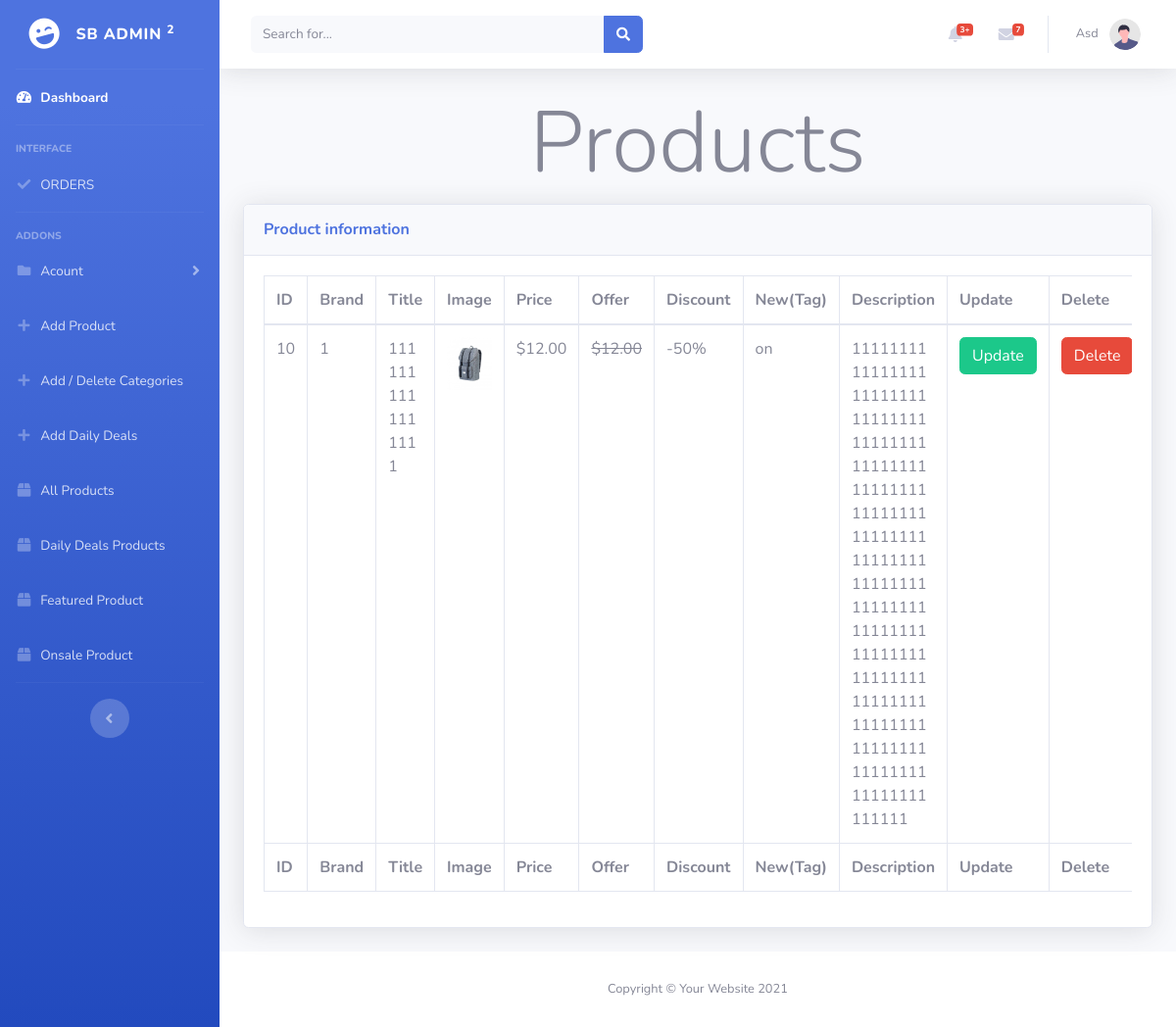
The page /dash/featured.php (signed in) on the database its author committed.
### tables this page shows
CREATE TABLE `product` (
  `id` int(11) NOT NULL,
  `c_id` int(11) NOT NULL,
  `brand` varchar(200) NOT NULL,
  `title` varchar(200) NOT NULL,
  `price` int(11) NOT NULL,
  `offerp` int(11) NOT NULL,
  `img` varchar(200) NOT NULL,
  `Dess` varchar(2000) NOT NULL,
  `discount` int(11) NOT NULL,
  `newT` varchar(200) NOT NULL,
  `featured` varchar(200) NOT NULL,
  `sale` varchar(200) NOT NULL
);

### dash/featured.php (the view)
<?php
include("nav.php");
?>
<div class="container-fluid">
    <h1 class="h3 mb-2 text-center display-2">Products</h1>
    <div class="card shadow mb-4">
        <div class="card-header py-3">
            <h6 class="m-0 font-weight-bold text-primary">Product information</h6>
        </div>
        <div class="card-body">
            <div class="table-responsive">
                <table class="table table-bordered" id="dataTable" width="100%" cellspacing="0">
                    <thead>
                        <tr>
                            <th>ID</th>
                            <th>Brand</th>
                            <th>Title</th>
                            <th>Image</th>
                            <th>Price</th>
                            <th>Offer</th>
                            <th>Discount</th>
                            <th>New(Tag)</th>
                            <th>Description</th>
                            <th>Update</th>
                            <th>Delete</th>
                        </tr>
                    </thead>
                    <tfoot>
                        <tr>
                            <th>ID</th>
                            <th>Brand</th>
                            <th>Title</th>
                            <th>Image</th>
                            <th>Price</th>
                            <th>Offer</th>
                            <th>Discount</th>
                            <th>New(Tag)</th>
                            <th>Description</th>
                            <th>Update</th>
                            <th>Delete</th>
                        </tr>
                    </tfoot>
                    <tbody>
                        <?php
                    $select = mysqli_query($conn , "SELECT * FROM `product`");
                    while ($array = mysqli_fetch_assoc($select)) {
                        if ($array['featured'] == 'on') {?>
                        <tr>
                            <td><?php echo $array['id']?></td>
                            <td><?php echo $array['brand']?></td>
                            <td class="text-break w-25"><?php echo $array['title']?></td>
                            <td class="w-25"><img src="<?php echo $array['img']?>" class="w-100" alt=""></td>
                            <td>$<?php echo $array['price']?>.00</td>
                            <td><del>$<?php echo $array['offerp']?>.00</del></td>
                            <td>-<?php echo $array['discount']?>%</td>
                            <td><?php if ($array['newT'] == "on") {
                                                    echo "on";
                                                }else {
                                                    echo "-";
                                                } ?></td>
                            <td class="text-break w-50"><?php echo $array['Dess']?></td>
                            <td class="text-center"> <?php
                if (isset($_SESSION['id'])) {
                    echo '<a href="update.php?update='.$array['id'] .'" class="btn btn-success">Update</a>';
                }else {
                    echo '<a href="login.php" class="btn btn-success ms-4">LogIn</a>';
                }
                ?></td>
                            <td class="text-center"> <?php
                if (isset($_SESSION['id'])) {
                    echo '<a href="delete.php?delete='.$array['id'].'" class="btn btn-danger">Delete</a>';
                }else {
                    echo '<a href="login.php" class="btn btn-success ms-4">LogIn</a>';
                }
                ?></td>
                        </tr>
                        <?php
                     }
                }
                    ?>
                    </tbody>
                </table>
            </div>
        </div>
    </div>
</div>
</div>
<?php
include("footer.php");
?>

### rows shown on the page
product: id "10", brand "1", title "1111111111111111", img (picture), price "12", offerp "12", discount "50", newT "on", Dess "1111111111111111111111111111111111111111111111111111111111111111111111111111111111111111111111111111111111111111111111111111111111111111111111111111111111111111111111"

### other values the page prints
$_SESSION['name'] "Asd"
